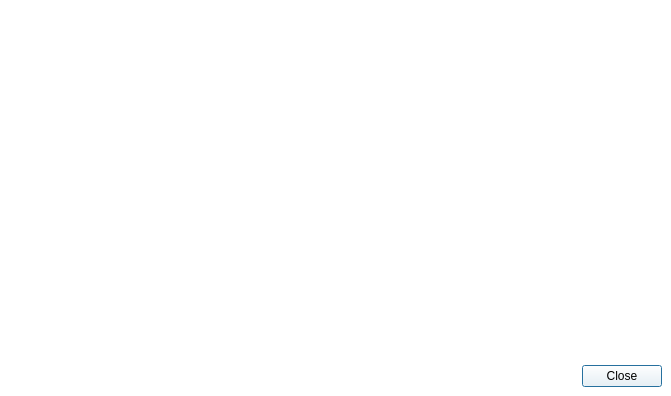
<?xml version="1.0" encoding="UTF-8"?>
<ui version="4.0">
 <class>qSlicerAppAboutDialog</class>
 <widget class="QDialog" name="qSlicerAppAboutDialog">
  <property name="geometry">
   <rect>
    <x>0</x>
    <y>0</y>
    <width>671</width>
    <height>396</height>
   </rect>
  </property>
  <property name="sizePolicy">
   <sizepolicy hsizetype="Preferred" vsizetype="Preferred">
    <horstretch>0</horstretch>
    <verstretch>0</verstretch>
   </sizepolicy>
  </property>
  <property name="palette">
   <palette>
    <active>
     <colorrole role="WindowText">
      <brush brushstyle="SolidPattern">
       <color alpha="255">
        <red>0</red>
        <green>0</green>
        <blue>0</blue>
       </color>
      </brush>
     </colorrole>
     <colorrole role="Button">
      <brush brushstyle="SolidPattern">
       <color alpha="255">
        <red>255</red>
        <green>255</green>
        <blue>255</blue>
       </color>
      </brush>
     </colorrole>
     <colorrole role="Light">
      <brush brushstyle="SolidPattern">
       <color alpha="255">
        <red>255</red>
        <green>255</green>
        <blue>255</blue>
       </color>
      </brush>
     </colorrole>
     <colorrole role="Midlight">
      <brush brushstyle="SolidPattern">
       <color alpha="255">
        <red>255</red>
        <green>255</green>
        <blue>255</blue>
       </color>
      </brush>
     </colorrole>
     <colorrole role="Dark">
      <brush brushstyle="SolidPattern">
       <color alpha="255">
        <red>127</red>
        <green>127</green>
        <blue>127</blue>
       </color>
      </brush>
     </colorrole>
     <colorrole role="Mid">
      <brush brushstyle="SolidPattern">
       <color alpha="255">
        <red>170</red>
        <green>170</green>
        <blue>170</blue>
       </color>
      </brush>
     </colorrole>
     <colorrole role="Text">
      <brush brushstyle="SolidPattern">
       <color alpha="255">
        <red>0</red>
        <green>0</green>
        <blue>0</blue>
       </color>
      </brush>
     </colorrole>
     <colorrole role="BrightText">
      <brush brushstyle="SolidPattern">
       <color alpha="255">
        <red>255</red>
        <green>255</green>
        <blue>255</blue>
       </color>
      </brush>
     </colorrole>
     <colorrole role="ButtonText">
      <brush brushstyle="SolidPattern">
       <color alpha="255">
        <red>0</red>
        <green>0</green>
        <blue>0</blue>
       </color>
      </brush>
     </colorrole>
     <colorrole role="Base">
      <brush brushstyle="SolidPattern">
       <color alpha="255">
        <red>255</red>
        <green>255</green>
        <blue>255</blue>
       </color>
      </brush>
     </colorrole>
     <colorrole role="Window">
      <brush brushstyle="SolidPattern">
       <color alpha="255">
        <red>255</red>
        <green>255</green>
        <blue>255</blue>
       </color>
      </brush>
     </colorrole>
     <colorrole role="Shadow">
      <brush brushstyle="SolidPattern">
       <color alpha="255">
        <red>0</red>
        <green>0</green>
        <blue>0</blue>
       </color>
      </brush>
     </colorrole>
     <colorrole role="AlternateBase">
      <brush brushstyle="SolidPattern">
       <color alpha="255">
        <red>255</red>
        <green>255</green>
        <blue>255</blue>
       </color>
      </brush>
     </colorrole>
     <colorrole role="ToolTipBase">
      <brush brushstyle="SolidPattern">
       <color alpha="255">
        <red>255</red>
        <green>255</green>
        <blue>220</blue>
       </color>
      </brush>
     </colorrole>
     <colorrole role="ToolTipText">
      <brush brushstyle="SolidPattern">
       <color alpha="255">
        <red>0</red>
        <green>0</green>
        <blue>0</blue>
       </color>
      </brush>
     </colorrole>
    </active>
    <inactive>
     <colorrole role="WindowText">
      <brush brushstyle="SolidPattern">
       <color alpha="255">
        <red>0</red>
        <green>0</green>
        <blue>0</blue>
       </color>
      </brush>
     </colorrole>
     <colorrole role="Button">
      <brush brushstyle="SolidPattern">
       <color alpha="255">
        <red>255</red>
        <green>255</green>
        <blue>255</blue>
       </color>
      </brush>
     </colorrole>
     <colorrole role="Light">
      <brush brushstyle="SolidPattern">
       <color alpha="255">
        <red>255</red>
        <green>255</green>
        <blue>255</blue>
       </color>
      </brush>
     </colorrole>
     <colorrole role="Midlight">
      <brush brushstyle="SolidPattern">
       <color alpha="255">
        <red>255</red>
        <green>255</green>
        <blue>255</blue>
       </color>
      </brush>
     </colorrole>
     <colorrole role="Dark">
      <brush brushstyle="SolidPattern">
       <color alpha="255">
        <red>127</red>
        <green>127</green>
        <blue>127</blue>
       </color>
      </brush>
     </colorrole>
     <colorrole role="Mid">
      <brush brushstyle="SolidPattern">
       <color alpha="255">
        <red>170</red>
        <green>170</green>
        <blue>170</blue>
       </color>
      </brush>
     </colorrole>
     <colorrole role="Text">
      <brush brushstyle="SolidPattern">
       <color alpha="255">
        <red>0</red>
        <green>0</green>
        <blue>0</blue>
       </color>
      </brush>
     </colorrole>
     <colorrole role="BrightText">
      <brush brushstyle="SolidPattern">
       <color alpha="255">
        <red>255</red>
        <green>255</green>
        <blue>255</blue>
       </color>
      </brush>
     </colorrole>
     <colorrole role="ButtonText">
      <brush brushstyle="SolidPattern">
       <color alpha="255">
        <red>0</red>
        <green>0</green>
        <blue>0</blue>
       </color>
      </brush>
     </colorrole>
     <colorrole role="Base">
      <brush brushstyle="SolidPattern">
       <color alpha="255">
        <red>255</red>
        <green>255</green>
        <blue>255</blue>
       </color>
      </brush>
     </colorrole>
     <colorrole role="Window">
      <brush brushstyle="SolidPattern">
       <color alpha="255">
        <red>255</red>
        <green>255</green>
        <blue>255</blue>
       </color>
      </brush>
     </colorrole>
     <colorrole role="Shadow">
      <brush brushstyle="SolidPattern">
       <color alpha="255">
        <red>0</red>
        <green>0</green>
        <blue>0</blue>
       </color>
      </brush>
     </colorrole>
     <colorrole role="AlternateBase">
      <brush brushstyle="SolidPattern">
       <color alpha="255">
        <red>255</red>
        <green>255</green>
        <blue>255</blue>
       </color>
      </brush>
     </colorrole>
     <colorrole role="ToolTipBase">
      <brush brushstyle="SolidPattern">
       <color alpha="255">
        <red>255</red>
        <green>255</green>
        <blue>220</blue>
       </color>
      </brush>
     </colorrole>
     <colorrole role="ToolTipText">
      <brush brushstyle="SolidPattern">
       <color alpha="255">
        <red>0</red>
        <green>0</green>
        <blue>0</blue>
       </color>
      </brush>
     </colorrole>
    </inactive>
    <disabled>
     <colorrole role="WindowText">
      <brush brushstyle="SolidPattern">
       <color alpha="255">
        <red>127</red>
        <green>127</green>
        <blue>127</blue>
       </color>
      </brush>
     </colorrole>
     <colorrole role="Button">
      <brush brushstyle="SolidPattern">
       <color alpha="255">
        <red>255</red>
        <green>255</green>
        <blue>255</blue>
       </color>
      </brush>
     </colorrole>
     <colorrole role="Light">
      <brush brushstyle="SolidPattern">
       <color alpha="255">
        <red>255</red>
        <green>255</green>
        <blue>255</blue>
       </color>
      </brush>
     </colorrole>
     <colorrole role="Midlight">
      <brush brushstyle="SolidPattern">
       <color alpha="255">
        <red>255</red>
        <green>255</green>
        <blue>255</blue>
       </color>
      </brush>
     </colorrole>
     <colorrole role="Dark">
      <brush brushstyle="SolidPattern">
       <color alpha="255">
        <red>127</red>
        <green>127</green>
        <blue>127</blue>
       </color>
      </brush>
     </colorrole>
     <colorrole role="Mid">
      <brush brushstyle="SolidPattern">
       <color alpha="255">
        <red>170</red>
        <green>170</green>
        <blue>170</blue>
       </color>
      </brush>
     </colorrole>
     <colorrole role="Text">
      <brush brushstyle="SolidPattern">
       <color alpha="255">
        <red>127</red>
        <green>127</green>
        <blue>127</blue>
       </color>
      </brush>
     </colorrole>
     <colorrole role="BrightText">
      <brush brushstyle="SolidPattern">
       <color alpha="255">
        <red>255</red>
        <green>255</green>
        <blue>255</blue>
       </color>
      </brush>
     </colorrole>
     <colorrole role="ButtonText">
      <brush brushstyle="SolidPattern">
       <color alpha="255">
        <red>127</red>
        <green>127</green>
        <blue>127</blue>
       </color>
      </brush>
     </colorrole>
     <colorrole role="Base">
      <brush brushstyle="SolidPattern">
       <color alpha="255">
        <red>255</red>
        <green>255</green>
        <blue>255</blue>
       </color>
      </brush>
     </colorrole>
     <colorrole role="Window">
      <brush brushstyle="SolidPattern">
       <color alpha="255">
        <red>255</red>
        <green>255</green>
        <blue>255</blue>
       </color>
      </brush>
     </colorrole>
     <colorrole role="Shadow">
      <brush brushstyle="SolidPattern">
       <color alpha="255">
        <red>0</red>
        <green>0</green>
        <blue>0</blue>
       </color>
      </brush>
     </colorrole>
     <colorrole role="AlternateBase">
      <brush brushstyle="SolidPattern">
       <color alpha="255">
        <red>255</red>
        <green>255</green>
        <blue>255</blue>
       </color>
      </brush>
     </colorrole>
     <colorrole role="ToolTipBase">
      <brush brushstyle="SolidPattern">
       <color alpha="255">
        <red>255</red>
        <green>255</green>
        <blue>220</blue>
       </color>
      </brush>
     </colorrole>
     <colorrole role="ToolTipText">
      <brush brushstyle="SolidPattern">
       <color alpha="255">
        <red>0</red>
        <green>0</green>
        <blue>0</blue>
       </color>
      </brush>
     </colorrole>
    </disabled>
   </palette>
  </property>
  <property name="windowTitle">
   <string>About 3D Slicer</string>
  </property>
  <layout class="QGridLayout" name="gridLayout" columnstretch="1,1,0">
   <property name="leftMargin">
    <number>0</number>
   </property>
   <property name="topMargin">
    <number>0</number>
   </property>
   <property name="rightMargin">
    <number>0</number>
   </property>
   <property name="bottomMargin">
    <number>0</number>
   </property>
   <item row="2" column="0" colspan="3">
    <widget class="QTextBrowser" name="SlicerLinksTextBrowser">
     <property name="sizePolicy">
      <sizepolicy hsizetype="Minimum" vsizetype="Preferred">
       <horstretch>0</horstretch>
       <verstretch>0</verstretch>
      </sizepolicy>
     </property>
     <property name="maximumSize">
      <size>
       <width>16777215</width>
       <height>50</height>
      </size>
     </property>
     <property name="frameShape">
      <enum>QFrame::NoFrame</enum>
     </property>
     <property name="verticalScrollBarPolicy">
      <enum>Qt::ScrollBarAlwaysOff</enum>
     </property>
     <property name="horizontalScrollBarPolicy">
      <enum>Qt::ScrollBarAlwaysOff</enum>
     </property>
     <property name="textInteractionFlags">
      <set>Qt::LinksAccessibleByKeyboard|Qt::LinksAccessibleByMouse</set>
     </property>
     <property name="openExternalLinks">
      <bool>true</bool>
     </property>
    </widget>
   </item>
   <item row="0" column="1" colspan="2">
    <widget class="QTextBrowser" name="CreditsTextBrowser">
     <property name="sizePolicy">
      <sizepolicy hsizetype="Expanding" vsizetype="MinimumExpanding">
       <horstretch>0</horstretch>
       <verstretch>0</verstretch>
      </sizepolicy>
     </property>
     <property name="frameShape">
      <enum>QFrame::NoFrame</enum>
     </property>
     <property name="lineWidth">
      <number>0</number>
     </property>
     <property name="verticalScrollBarPolicy">
      <enum>Qt::ScrollBarAsNeeded</enum>
     </property>
     <property name="horizontalScrollBarPolicy">
      <enum>Qt::ScrollBarAsNeeded</enum>
     </property>
     <property name="readOnly">
      <bool>true</bool>
     </property>
     <property name="openExternalLinks">
      <bool>true</bool>
     </property>
    </widget>
   </item>
   <item row="0" column="0">
    <widget class="ctkThumbnailLabel" name="SlicerLabel" native="true">
     <property name="minimumSize">
      <size>
       <width>256</width>
       <height>0</height>
      </size>
     </property>
     <property name="pixmap" stdset="0">
      <pixmap resource="../SRPlanApp.qrc">:/Logo.png</pixmap>
     </property>
     <property name="selectedColor" stdset="0">
      <color alpha="0">
       <red>255</red>
       <green>255</green>
       <blue>255</blue>
      </color>
     </property>
    </widget>
   </item>
   <item row="3" column="2">
    <widget class="QWidget" name="ButtonBoxWidget" native="true">
     <layout class="QHBoxLayout" name="ButtonBoxlLayout">
      <property name="leftMargin">
       <number>0</number>
      </property>
      <property name="topMargin">
       <number>0</number>
      </property>
      <item>
       <widget class="QDialogButtonBox" name="ButtonBox">
        <property name="standardButtons">
         <set>QDialogButtonBox::Close</set>
        </property>
       </widget>
      </item>
     </layout>
    </widget>
   </item>
  </layout>
 </widget>
 <customwidgets>
  <customwidget>
   <class>ctkThumbnailLabel</class>
   <extends>QWidget</extends>
   <header>ctkThumbnailLabel.h</header>
  </customwidget>
 </customwidgets>
 <resources>
  <include location="../SRPlanApp.qrc"/>
 </resources>
 <connections/>
</ui>
